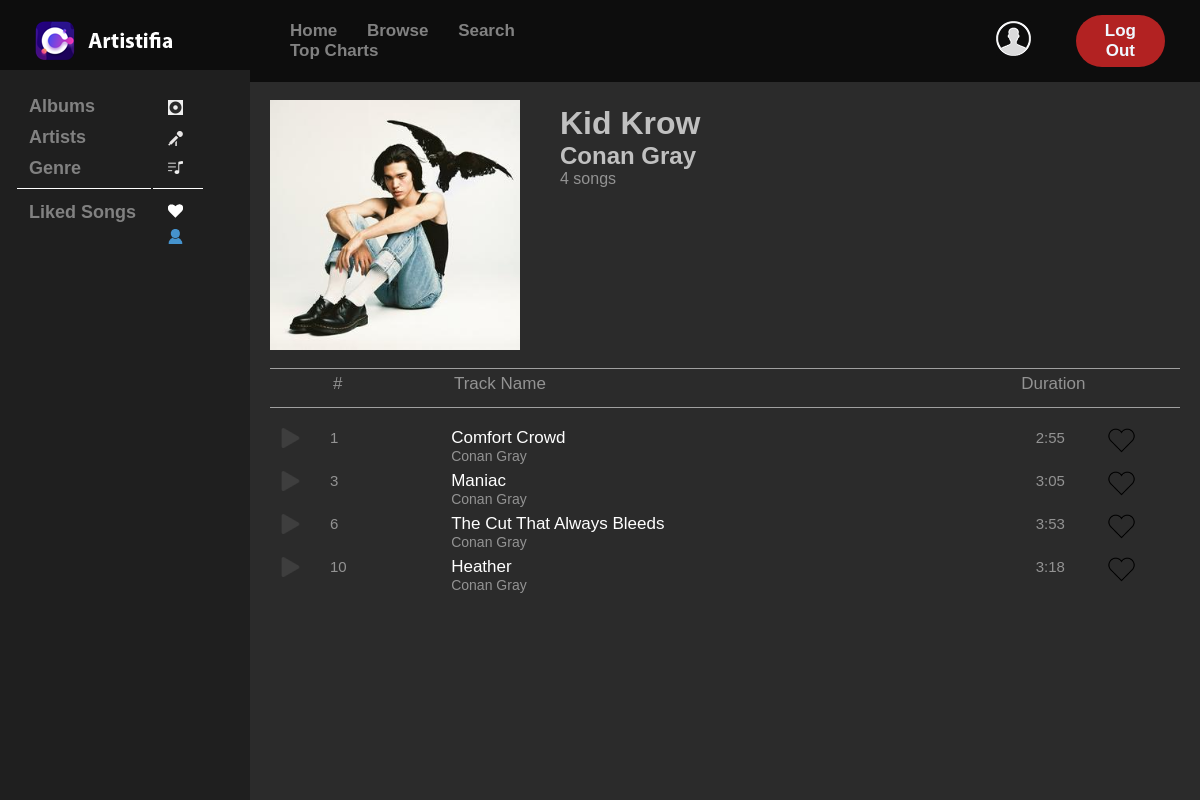
/album_song_view.php?album_id=6, run on the app's committed database.
### tables this page shows
CREATE TABLE `albums` (
  `id` int(11) NOT NULL,
  `name` varchar(255) NOT NULL,
  `artist` int(11) NOT NULL,
  `release_date` date NOT NULL,
  `album_art_path` varchar(255) NOT NULL
);

CREATE TABLE `artists` (
  `id` int(11) NOT NULL,
  `name` varchar(255) NOT NULL,
  `image_path` varchar(255) NOT NULL
);

CREATE TABLE `songs` (
  `id` int(11) NOT NULL,
  `title` varchar(255) NOT NULL,
  `featuring_artist` varchar(255) DEFAULT NULL,
  `album` int(11) NOT NULL,
  `track_no` int(11) NOT NULL,
  `duration` varchar(10) NOT NULL,
  `genre` int(11) NOT NULL,
  `streams` int(15) NOT NULL,
  `file_path` varchar(255) NOT NULL
);

### album_song_view.php (the view, shortened to what this page needs)
<?php include('includes/header.php'); ?>
    <?php
    $album_id = $_GET['album_id'];
    $albumQuery = mysqli_query($con, "SELECT albums.name AS album, artists.name AS artist, artists.id AS bleh, album_art_path
        FROM albums INNER JOIN artists ON albums.artist = artists. id WHERE albums.id =".$album_id );
    $album = mysqli_fetch_array ($albumQuery,  MYSQLI_ASSOC);
    echo"
    <div class=\"entityInfo\"
    style = \"padding: 100px 0px 10px 30px; display: inline-block; width: 100%;\">
    <div class=\"leftSection\"
    style =\"width: 30%; float: left; max-width: 250px;\">
	<img src=\"assets/" .$album['album_art_path']."\" style = \"width: 100%; \">
	</div>
    <div class=\"rightSection\"
    style = \"width: 70%; float: left; padding: 5px 10px 5px 40px; box-sizing: border-box;\">
        <h1 style =\"margin-top: 0px; color: silver;\">". $album['album']. "</h1>
        <h2 onclick='location.href=\"artist_song_view.php?artist_id=".$album['bleh']. "\"'
        style =\"margin-top: 0px; color: silver; cursor: pointer;\">". $album['artist']. "</h2>
		<p role=\"link\" tabindex=\"0\" style =\"color: #939393; font-weight: 200;\"></p>
        <p style =\"color: #939393; font-weight: 200;\">";
        $songQuery = mysqli_query($con, "SELECT count(id) AS sum FROM songs WHERE album =". $album_id);
        echo mysqli_fetch_array ($songQuery,  MYSQLI_ASSOC)['sum']." songs</p>
	</div>
</div>
<div class=\"tracklistContainer\" style=\"padding: 0px 0px 5px 30px\" >
    <ul class=\"tracklist\"
    style=\" background-color: #2b2b2b\">";
		$songQuery = mysqli_query($con, "SELECT *, CASE WHEN songs.id IN (Select songs.id FROM songs INNER JOIN playlist_songs
        ON songs.id = playlist_songs.sid WHERE playlist_songs.pid = ".$_SESSION['PlaylistId'].") THEN True ELSE False END AS Fav
        FROM songs WHERE album =". $album_id." ORDER BY track_no");
        echo "<li class='tracklistRow' style=\"padding: 5px 5px 5px 0px; margin-bottom: 5px; border-top: 1px solid #a0a0a0; border-bottom: 1px solid #a0a0a0;\">
					<div class='trackCount'>
						<span class='trackNumber' style=\"padding: 0px 0px 0px 63px;\" > # </span>
                    </div>
					<div class='trackInfo'>
						<span class='trackName'style=\"padding: 0px 0px 0px 10px;\"> Track Name </span>
					</div>
					<div class='trackDuration'>
						<span class='duration'> Duration </span>
                    </div>
                </li>";
        while($row = mysqli_fetch_array($songQuery)) {
			echo "<li  class='tracklistRow'>
                    <div class='trackCount'>
                        <span class='trackNumber'style=\"font-size: 15px;\">
                        <audio class = 'Audio' id = 'Audio".$row['id']."' src = \"assets/".$row['file_path']."\" ></audio>
                        <img class = 'PlayButton' id ='".$row['id']."' src='assets/images/icon/play.png' >".$row['track_no'].
                        "</span>
                    </div>
                    <div id= 'songs' class='trackInfo' >
                        <span class='trackName' style=\"font-size: 17px; color: #fff;\">" . $row['title'] . "</span>
                        <span class='trackArtist' style=\"font-size: 14px;\">" . $album['artist'];
                        echo "</span>
                    </div>
                    <div class='trackDuration'>
                        <span class='duration' style=\"font-size: 15px;\">" . $row['duration'] .
                        "</span>
                    </div>
                    <div class = 'trackDuration' style = \"padding-top:-2px; margin-top:-5px;\">";
                    if($row['Fav']) echo "<img class ='heart' id=heart". $row['id']." src = 'assets/images/icon/close-heart.png'>";
                    else echo "<img class ='heart' id =heart".$row['id']." src = 'assets/images/icon/open-heart.webp'>";
                    echo "</div>
				</li>";
		}
        echo "</ul>";
        ?>
</div>
</body>
</html>

### assets/css/style.css (style rules this page uses)
* { box-sizing: border-box; margin: 0; padding: 0; font-family: "Montserrart" , sans-serif; background-color: #2b2b2b; }
ul ,li,a { font-family: "Montserrart" , sans-serif; font-weight: 550; font-size: 17px; color: #818181; text-decoration: none; background-color: #0d0d0d; }

### album_song_view.php (style rules this page uses)
.tracklistRow { height: 5vh; padding: 15px 10px; list-style: none; background-color: #2b2b2b; }
.tracklistRow span { color: #939393; font-weight: 200; }
.tracklistRow .trackCount { width: 18%; float: left; }
.tracklistRow .trackCount span { visibility: visible; }
.heart { width: 35px; cursor: pointer; }
.tracklistRow .trackCount img { margin: 0 30px -5px 0px; width: 20px; cursor: pointer; opacity : 10%; }
.tracklistRow .trackInfo { width: 65%; float: left; color: #fff; margin-left: -4px; margin-bottom: 7px; padding-left: 15px; }
.trackInfo { width: 40%; }
.tracklistRow .trackInfo span { display: block; }
.tracklistRow .trackDuration { width: 8%; float: left; text-align: center; }

### data on the page
albums: album_art_path (picture), name "Kid Krow", artist.name "Conan Gray"
songs: track_no "1", title "Comfort Crowd", duration "2:55"
artists: name "Conan Gray"
songs: track_no "3", title "Maniac", duration "3:05"
songs: track_no "6", title "The Cut That Always Bleeds", duration "3:53"
songs: track_no "10", title "Heather", duration "3:18"

### other printed values
mysqli_fetch_array ($songQuery,  MYSQLI_ASSOC)['sum'] "4"
